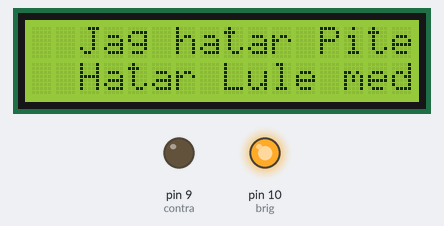
A sketch run on a simulated Arduino Uno, built with avr-gcc and run on an emulated ATmega328P. On the bench: 16×2 character LCD, output pins drawn as LEDs (lit = HIGH).

Above: at 0.21 s.
At 0.6 s:
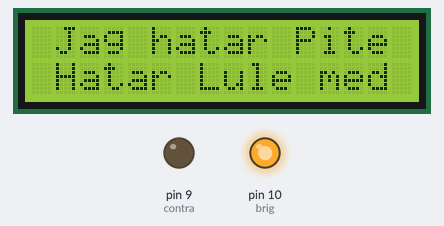
At 2.5 s:
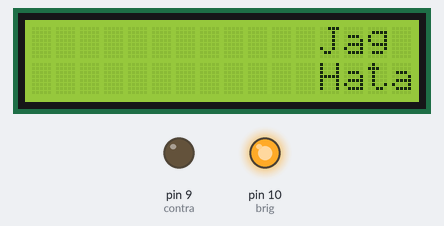

The sketch:

Arduinocode.ino
```cpp
#include <LiquidCrystal.h> //Import the LCD library
#define brig 10
LiquidCrystal lcd(12, 11, 5, 4, 3, 2);

#define contra 9

void setup() {

  lcd.begin(16, 2);
  pinMode(contra, OUTPUT);
  pinMode(brig, OUTPUT);
  analogWrite(brig, 255);

}

void loop() {

  lcd.print(" Jag hatar Pite");
  lcd.setCursor(0, 1);
  lcd.print(" Hatar Lule med");

  for (int l = 0; l < 16; l++) {
    lcd.scrollDisplayRight();
    delay(30);
  }

  for (int l = 0; l < 16; l++)
    lcd.scrollDisplayLeft();

  for (int l = 51; l > -1; l--) {
    delay(30);
  }

  digitalWrite(contra,LOW);
  lcd.setCursor(0, 0);
}
```

Measured:
- by itself, everything shown: repeats every 2.0 s, in 3 steps
- what the display in image 1 shows lasts 1.5 s, from 0.6 s to 2.1 s
